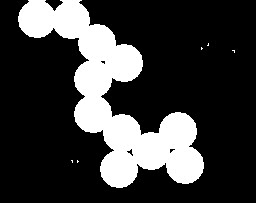
#> input picture 18JE0292_A7/Q1.jpg, 256 x 203 px
$ python Q1.py
#> lines starting #> are read from the running program, lines starting #| are printed output that depends on the picture; after the words box and inside, x2 and y2 are one past the last pixel; in counts of white or black regions, pixels touching at a corner belong together
#!/usr/bin/env python3
# -*- coding: utf-8 -*-
"""
Created on Tue Feb 15 15:10:15 2022

@author: dhyeybm
"""
import numpy as np
import math
import cv2

def erosion(img,struct):
    res = np.zeros(img.shape,np.uint8)
    r,c = img.shape
    for i in range(1,r-1):
        for j in range(1,c-1):
            res[i][j] = 1
            for ii in range(-1,2):
                for jj in range(-1,2):
                    res[i][j] = res[i][j]&((~struct[1+ii][1+jj])|img[i+ii][j+jj])
            res[i][j] = res[i][j]*255
    return res

def dilation(img,struct):
    res = np.zeros(img.shape,np.bool_)
    img = img.astype(np.bool_)
    r,c = img.shape
    for i in range(1,r-1):
        for j in range(1,c-1):
            res[i][j] = 0
            for ii in range(-1,2):
                for jj in range(-1,2):
                    res[i][j] = res[i][j]|((struct[1+ii][1+jj])&img[i+ii][j+jj])
            # res[i][j] = res[i][j]*255
    res = res.astype(np.uint8)
    res = np.multiply(res,255)
    return res

def openImage(img,struct):
    res1 = erosion(img,struct)
    res2 = dilation(res1,struct)
    return res2

def closeImage(img,struct):
    res1 = dilation(img,struct)
    res2 = erosion(res1,struct)
    return res2

img = cv2.imread('Q1.jpg',0)
#> img is the input picture: shape (203, 256); min 0, max 255, mean 59.1
ret, img = cv2.threshold(img, 127, 255, cv2.THRESH_BINARY)
#> img: shape (203, 256); 23.2% white; 6 white regions (5 under 20 px), largest, box (x1, y1, x2, y2) and area: (18, 0, 204, 188) 12036

cv2.imshow("Original",img)
cv2.waitKey(0)

struct = np.ones((3,3),np.uint8)
res1 = openImage(img,struct)
#> after the loop in erosion, `for i in range(1,r-1):`:
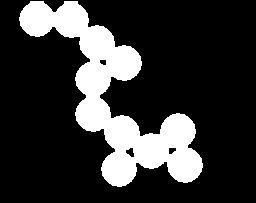
#> res: shape (203, 256); 20.9% white; 1 white region, box (x1, y1, x2, y2) and area: (19, 1, 203, 187) 10852
#> after the loop in dilation, `for i in range(1,r-1):`: res: shape (203, 256) bool; 23.1% white; 1 white region, box (x1, y1, x2, y2) and area: (18, 1, 204, 188) 11994
res2 = closeImage(img,struct)
#> after the loop in dilation (call 2), `for i in range(1,r-1):`:
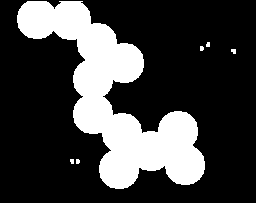
#> res: shape (203, 256) bool; 25.4% white; 6 white regions (4 under 20 px), largest, box (x1, y1, x2, y2) and area: (17, 1, 205, 189) 13089, (231, 49, 236, 54) 21
#> after the loop in erosion (call 2), `for i in range(1,r-1):`:
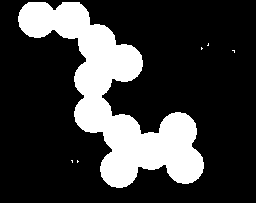
#> res: shape (203, 256); 23.2% white; 6 white regions (5 under 20 px), largest, box (x1, y1, x2, y2) and area: (18, 2, 204, 188) 12037

cv2.imshow("Opening",res1)
cv2.waitKey(0)

cv2.imshow("Closing",res2)
cv2.waitKey(0)

# cv2.destroyAllWindows()

$ run again, with 18JE0292_A7/Q3.png saved as 18JE0292_A7/Q1.jpg
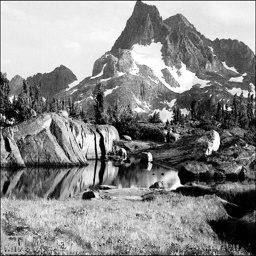
#> input picture 18JE0292_A7/Q3.png, 256 x 256 px
#> img is the input picture: shape (256, 256); min 0, max 255, mean 137.8
#> `ret, img = cv2.threshold(img, 127, 255, cv2.THRESH_BINARY)`:
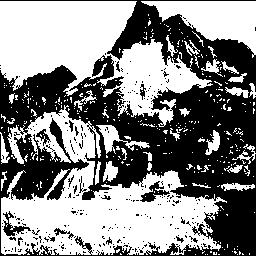
#> img: shape (256, 256); 53% white; 271 black regions (255 under 20 px), largest, box (x1, y1, x2, y2) and area: (0, 0, 256, 256) 29192, (140, 181, 170, 202) 237, (3, 211, 31, 236) 224
#> after the loop in erosion (call 2), `for i in range(1,r-1):`:
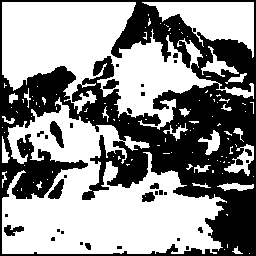
#> res: shape (256, 256); 57.5% white; 32 black regions (18 under 20 px), largest, box (x1, y1, x2, y2) and area: (0, 0, 256, 256) 26726, (50, 121, 64, 148) 199, (48, 179, 64, 199) 174
